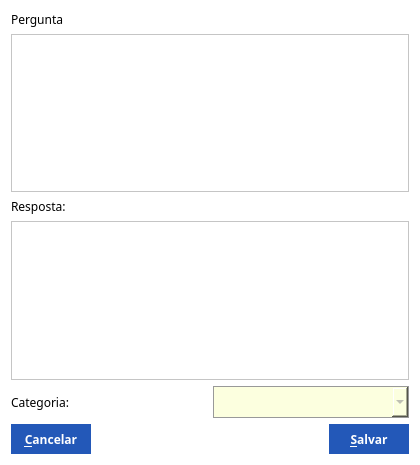
<?xml version="1.0" encoding="UTF-8"?>
<ui version="4.0">
 <class>Questao</class>
 <widget class="QWidget" name="Questao">
  <property name="geometry">
   <rect>
    <x>0</x>
    <y>0</y>
    <width>420</width>
    <height>465</height>
   </rect>
  </property>
  <property name="windowTitle">
   <string>Nova Questão</string>
  </property>
  <property name="styleSheet">
   <string notr="true">QPushButton{
	color:white;
	background-color:#2358b8;
	border:none;
	width:80px;
	height:30px;
	font-weight:bold;
}

QLineEdit{
	background-color:#fff;
	color:black;
	height:30px;
	border:1px solid #999;
	
}

*{
	background-color:white;
	font-family:Lucida Sans;
}

QComboBox{
	background-color:#fcffdf;
	color:#999;
	height:30px;
	border:1px solid #999;}

 </string>
  </property>
  <layout class="QVBoxLayout" name="verticalLayout_2">
   <item>
    <layout class="QVBoxLayout" name="verticalLayout">
     <item>
      <widget class="QLabel" name="label_2">
       <property name="text">
        <string>Pergunta</string>
       </property>
      </widget>
     </item>
     <item>
      <widget class="QTextEdit" name="textEdit"/>
     </item>
     <item>
      <widget class="QLabel" name="label_3">
       <property name="text">
        <string>Resposta:</string>
       </property>
      </widget>
     </item>
     <item>
      <widget class="QTextEdit" name="textEdit_2"/>
     </item>
     <item>
      <layout class="QHBoxLayout" name="horizontalLayout">
       <item>
        <widget class="QLabel" name="label_4">
         <property name="text">
          <string>Categoria:</string>
         </property>
        </widget>
       </item>
       <item>
        <widget class="QComboBox" name="comboBox"/>
       </item>
      </layout>
     </item>
    </layout>
   </item>
   <item>
    <spacer name="verticalSpacer">
     <property name="orientation">
      <enum>Qt::Vertical</enum>
     </property>
     <property name="sizeHint" stdset="0">
      <size>
       <width>20</width>
       <height>40</height>
      </size>
     </property>
    </spacer>
   </item>
   <item>
    <layout class="QHBoxLayout" name="horizontalLayout_2">
     <item>
      <widget class="QPushButton" name="pushButton_2">
       <property name="text">
        <string>&amp;Cancelar</string>
       </property>
      </widget>
     </item>
     <item>
      <spacer name="horizontalSpacer">
       <property name="orientation">
        <enum>Qt::Horizontal</enum>
       </property>
       <property name="sizeHint" stdset="0">
        <size>
         <width>40</width>
         <height>20</height>
        </size>
       </property>
      </spacer>
     </item>
     <item>
      <widget class="QPushButton" name="pushButton">
       <property name="text">
        <string>&amp;Salvar</string>
       </property>
      </widget>
     </item>
    </layout>
   </item>
  </layout>
 </widget>
 <resources/>
 <connections/>
</ui>
